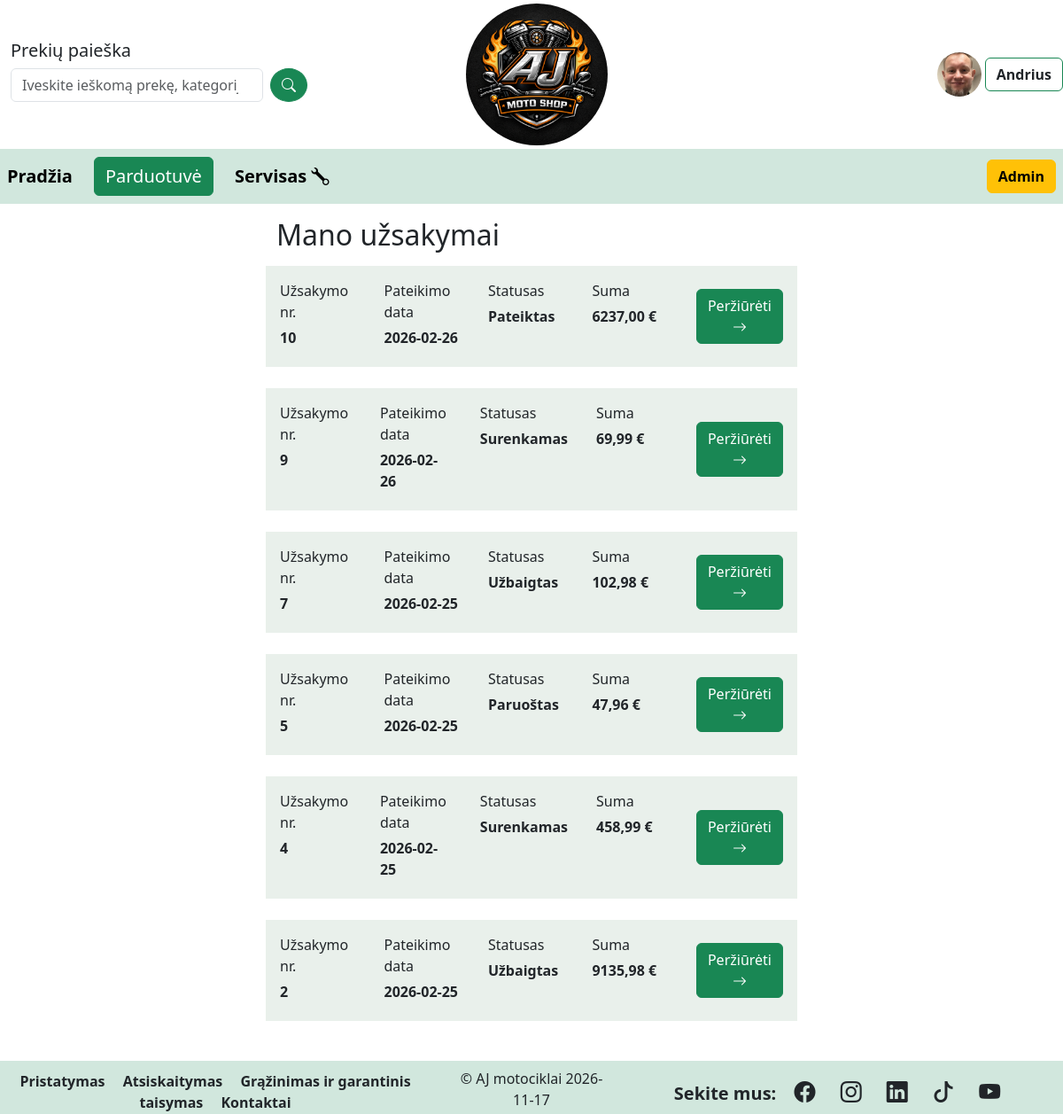
Before: /orders/ (signed in) with the older database file.
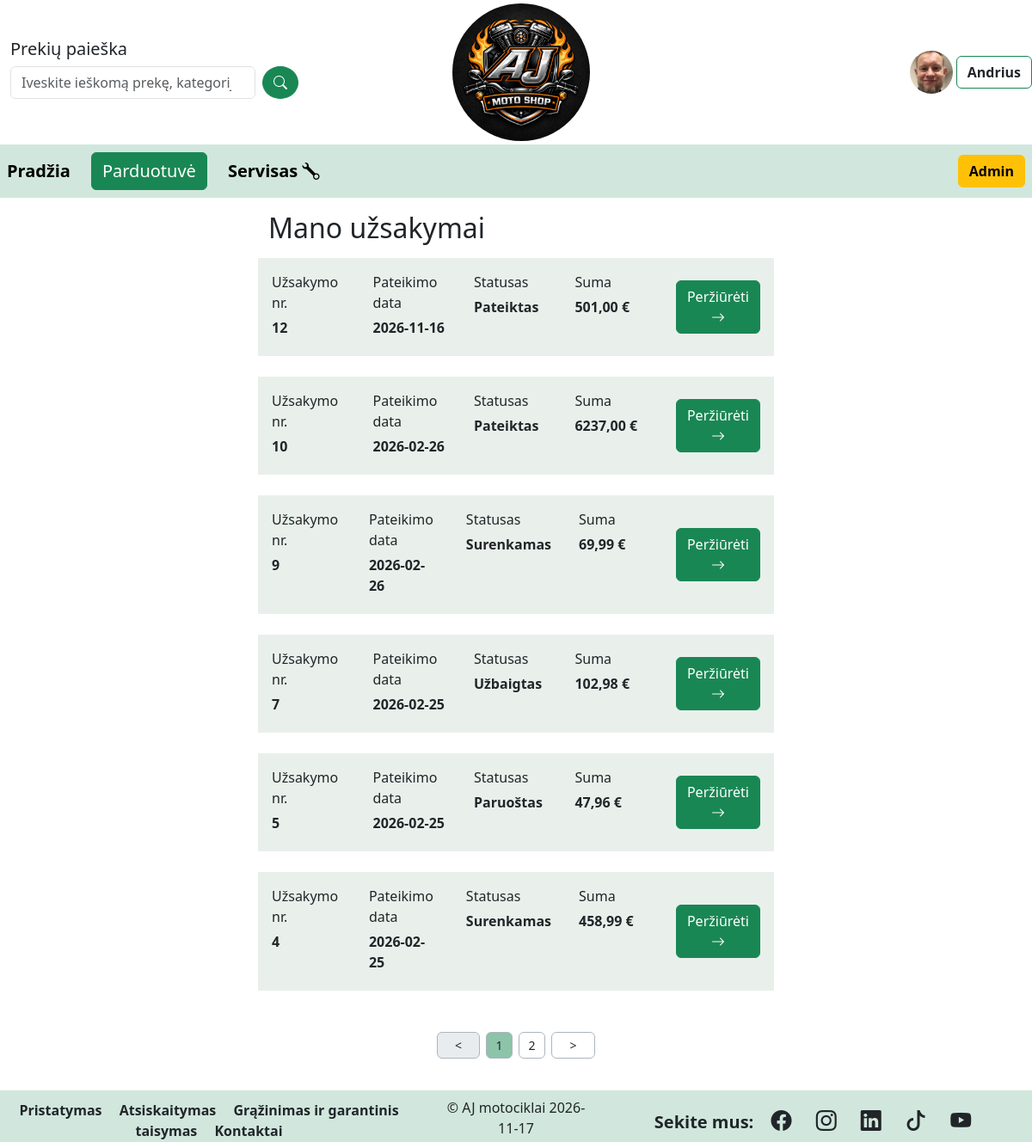
After: the same page with the newer database file.
### motoshop/models.py (models this page shows, shortened)
class Order(models.Model):
    order_date = models.DateField(verbose_name='Užsakymo pateikimo data', auto_now_add=True)
    client = models.ForeignKey(verbose_name='Klientas',
                               to=CustomUser,
                               on_delete=models.DO_NOTHING,
                               db_constraint=False,
                               null=False,
                               blank=False,
                               related_name='orders')
    order_status = (
        ('1', 'Pateiktas'),
        ('2', 'Surenkamas'),
        ('3', 'Paruoštas'),
        ('4', 'Perduotas pristatymui'),
        ('5', 'Vėluoja'),
        ('6', 'Užbaigtas'),
        ('7', 'Atšauktas'),
    )
    status = models.CharField(verbose_name='Statusas',
                              max_length=1,
                              choices=order_status,
                              default='1')
    due_date = models.DateField(verbose_name='Užsakymo užbaigimo data')
    class Meta:
        ordering = ['-pk']
        verbose_name = 'Užsakymas'
        verbose_name_plural = 'Užsakymai'
    def order_sum(self):
        return sum(line.order_line_sum() for line in self.ol.all())
    order_sum.short_description = 'Užsakymo suma'
    order_sum.short_description = 'Prekių kiekis'

class OrderLine(models.Model):
    order = models.ForeignKey(verbose_name='Užsakymas',
                              to=Order,
                              on_delete=models.DO_NOTHING,
                              db_constraint = False,
                              null = False,
                              blank = False,
                              related_name = 'ol')
    product_category = models.ForeignKey(verbose_name='Prekės kategorija',
                                         to=ProductCategory,
                                         on_delete=models.CASCADE,
                                         null = True,
                                         blank = True)
    product = ChainedForeignKey(verbose_name='Produktas',
                                to=Product,
                                chained_field="product_category",
                                chained_model_field="product_category",
                                show_all=False,
                                auto_choose=True,
                                sort=True,
                                on_delete=models.DO_NOTHING,
                                db_constraint=False,
                                null=False,
                                blank=False,
                                related_name='ol')
    quantity = models.PositiveIntegerField(verbose_name='Kiekis')
    class Meta:
        verbose_name = 'Užsakymo eilutė'
        verbose_name_plural = 'Užsakymo eilutės'
    def order_line_sum(self):
        return self.quantity * self.product.final_price
    order_line_sum.short_description = 'Prekės suma'

class Product(models.Model):
    title = models.CharField(verbose_name='Pavadinimas')
    code = models.CharField(verbose_name='Prekės kodas', max_length=10)
    product_category = models.ForeignKey(verbose_name='Prekės kategorija',
                               to=ProductCategory,
                               on_delete=models.CASCADE,
                               null=True,
                               blank=True)
    p_category = (
        ('1', 'Motociklai'),
        ('2', 'Atsarginės dalys'),
        ('3', 'Apranga'),
        ('4', 'Aksesuarai'),
    )
    category = models.CharField(verbose_name='Kategorija',
                                max_length=1,
                                choices=p_category)
    manufacturer = models.CharField(verbose_name='Gamintojas')
    sizes = (
        ('1', 'S'),
        ('2', 'M'),
        ('3', 'L'),
        ('4', 'XL'),
        ('5', 'XXL'),
    )
    size = models.CharField(verbose_name='Dydis',
                            max_length=1,
                            choices=sizes,
                            null=True,
                            blank=True)
    stock_quantity = models.PositiveIntegerField(verbose_name='Kiekis sandėlyje/pas tiekėją')
    stocked = models.BooleanField(verbose_name='Ar yra sandelyje?', default=True)
    definition = HTMLField(verbose_name='Aprašymas',
                           null=True,
                           blank=True)
    new_product = models.BooleanField(verbose_name='Ar prekė nauja', default=False)
    rrp = models.DecimalField(verbose_name='Rekom. mažmeninė kaina',
                              max_digits=8,
                              decimal_places=2)
    final_price = models.DecimalField(verbose_name='Pardavimo kaina',
                                      max_digits=8,
                                      decimal_places=2)
    cover = models.ImageField(verbose_name='Nuotrauka',
                              upload_to='product_covers',
                              null=True,
                              blank=True)
    class Meta:
        verbose_name = 'Prekė'
        verbose_name_plural = 'Prekės'

### motoshop/views.py (the view)
# urls.py: path('orders/',views.MyOrdersListView.as_view(), name='myorders'),
class MyOrdersListView(LoginRequiredMixin, generic.ListView):
    model = Order
    template_name = 'myorders.html'
    context_object_name = 'orders'
    paginate_by = 6
    def get_queryset(self):
        return Order.objects.filter(client=self.request.user)

### motoshop/context_processors.py (called while the page is built)
def category_context(request):
    return {
        'categories': ProductCategory.objects.all().order_by('title'),
    }

### motoshop/templates/myorders.html (shortened to what this page needs)
{% extends 'base.html' %}
{% block content %}
<div class="container mt-3 w-50">
    <h2 class="text-start mb-3" >Mano užsakymai</h2>
    {% for order in orders %}
    <div class ="row mb-4" style="background-color: rgb(233,240,235)">
        <div class="col p-3 ">
            <p>Užsakymo nr.</p>
            <p class="fw-bold">{{ order.pk }}</p>
        </div>
        <div class="col p-3 ">
            <p>Pateikimo data</p>
            <p class="fw-bold">{{ order.order_date|date:"Y-m-d" }}</p>
        </div>
        <div class="col p-3">
            <p>Statusas</p>
            <p class="fw-bold">{{ order.get_status_display }}</p>
        </div>
        <div class="col p-3">
            <p>Suma</p>
            <p class="fw-bold">{{ order.order_sum }} &#8364; </p>
        </div>
        <div class="col p-3 align-self-center text-center">
            <a class="btn btn-success text-white no-underline" href="{% url 'order' order.pk %}">Peržiūrėti <i class="bi bi-arrow-right"></i></a>
        </div>
    </div>
    {% empty %}
    <div class="alert aler-info" role="alert" style="background-color: rgb(233,240,235)">
    <h4>Dar nesate pateikęs užsakymų, prašome nesikuklinti! Visą mūsų asortimentą rasite <a href="{% url 'products' %}" class="alert-link text-dark">čia</a></p>
    </div>
    {% endfor %}
</div>
{% include 'pagination_cbw.html' %}
{% endblock %}

Changed rows visible on the page:
no longer on this page (row unchanged): Order: pk "2", order_date "2026-02-25", status "Užbaigtas", order_sum "9135,98"
added Order: pk "12", order_date "2026-11-16", status "Pateiktas", order_sum "501,00"
Other visible differences:
new list line: "1"
new list line: "2"
